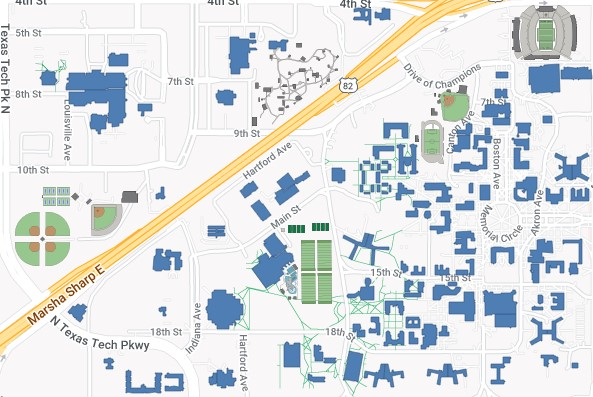
#> input picture techmap.jpg, 593 x 397 px, found by its file name
$ python TOA.py
#> lines starting #> are read from the running program, lines starting #| are printed output that depends on the picture
import math
import matplotlib.pyplot as plt
import numpy as np

xZERO = 500
yZERO = 220

im = plt.imread("C:/Users/Clark/OneDrive - Texas Tech University/Desktop/Lab3/techmap.jpg")
#> im is the input picture: shape (397, 593, 3); mean R, G, B 220.6, 224.9, 226.5
def calculateRadius(time):
    location = time * 300000000

    return location

def calculateIntersectionOne(a, b):
    y = ((pow(a, 2) - pow(b, 2)) + 3481) / 118
    x = (math.sqrt((-pow(a, 4) + (2 * pow(a, 2) * (pow(b, 2) + 3481) -pow(pow(b, 2) - 3481, 2)))))/118

    return x,y

x = 0
y = 0
z = 0
t = 0

diameterOne = 0
diameterTwo = 0
diameterThree = 0

x1 = 0
y1 = 0
x2 = 0
y2 = 0

r1 = 0
r2 = 0
r3 = 0

rover = 'x'
satelliteONE = 'S1'
satelliteTWO = 'S2'
satelliteTHREE = 'S3'
homeBase = 'H'

var1 = 0.0000001
var2 = 0.0000001
var3 = 0.0000001

r1 = calculateRadius(var1+0.000000005)
r2 = calculateRadius(var2+0.000000009)
r3 = calculateRadius(var3+0.000000005)

print("Radius: " + str(r1))
print("Radius 2: " + str(r2))

x1,y1 = calculateIntersectionOne(r1,r2)

print("Intersection: " + str(x1) + ' ' + str(y1))

x2,y2 = calculateIntersectionOne(r1,r3)

print("Intersection: " + str(x2) + ' ' + str(y2))

while((x1 <= 250) or (y1 <= 250)):
    r1 = calculateRadius(var1)
    r2 = calculateRadius(var2)
    r3 = calculateRadius(var3)

    print("Radius: " + str(r1))
    print("Radius 2: " + str(r2))

    x1,y1 = calculateIntersectionOne(r1,r2)

    print("Intersection: " + str(x1) + ' ' + str(y1))

    x2,y2 = calculateIntersectionOne(r1,r3)

    print("Intersection: " + str(x2) + ' ' + str(y2))

    var1 = var1 + 0.000000009
    var2 = var2 + 0.000000005
    var3 = var3 + 0.000000005
    implot = plt.imshow(im)

    plt.scatter([xZERO + x1],[yZERO + x2], c='r')

    plt.pause(0.2)
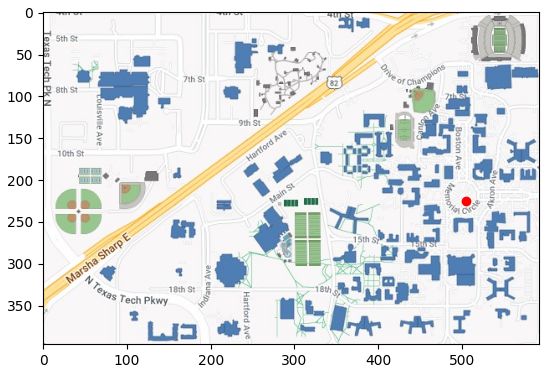
#> figure drawn by matplotlib, 1 panel
    plt.clf()
